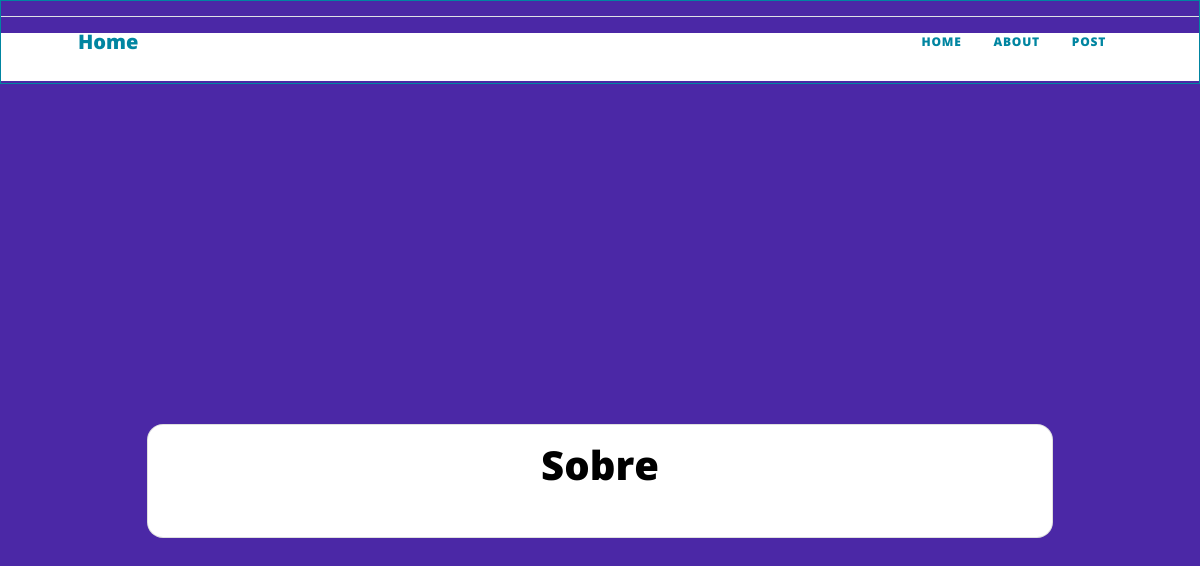
Page /about/ on the earlier database version.
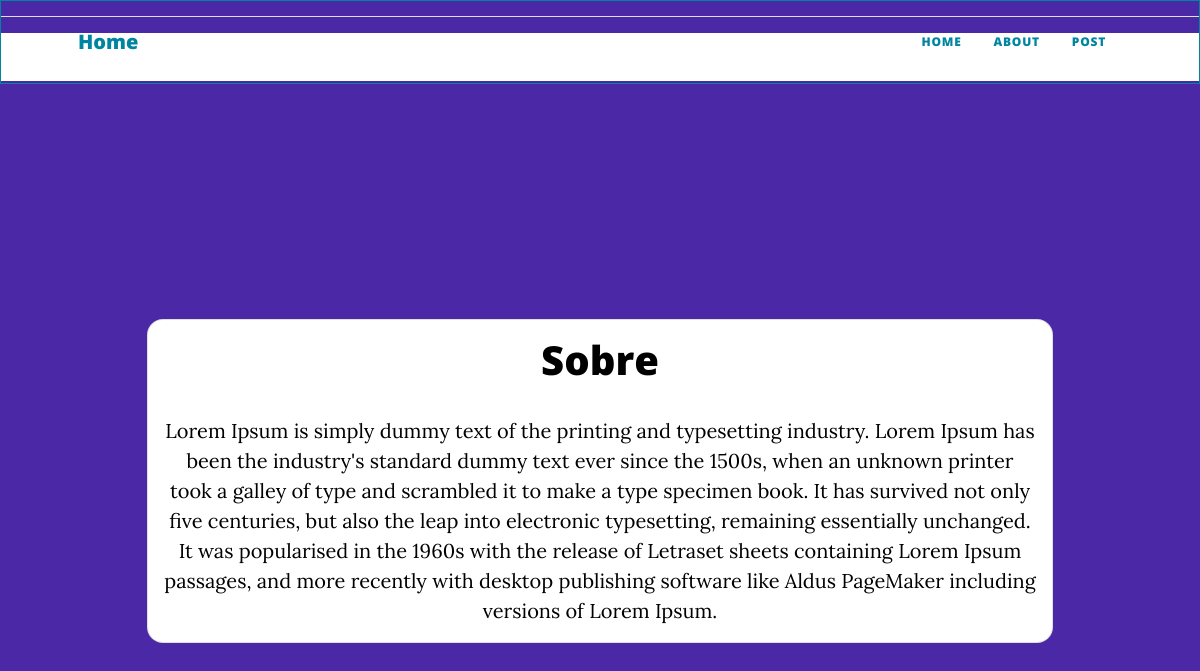
Same page on the later database version.
### core/models.py (models this page shows, shortened)
class Base(models.Model):
    criado = models.DateTimeField('Criado em', auto_now_add=True)
    modificado = models.DateTimeField('Modificado em', auto_now=True)
    ativo = models.BooleanField('Ativo?', default=True)
    class Meta:
        abstract = True

class Sobre(Base):
    sobre = models.TextField()

### core/views.py (the view)
# urls.py: path('about/', AboutView.as_view(), name='about'),
class AboutView(ListView):
	template_name = 'about.html'
	model = Sobre
	queryset = Sobre.objects.all()
	context_object_name = 'sobre'

### core/templates/about.html (shortened to what this page needs)
{% extends 'base.html' %}
{% load static %}
{% block content %}
<div>
   <div class="row">
      <div class="container" style="background-color: #4b28a6;">
         <nav class="navbar navbar-expand-lg navbar-light border border-primary" id="mainNav">
            <div class="container px-4 px-lg-5">
               <a class="navbar-brand text-primary" href="{% url 'index' %}">Home</a>
               <div class="collapse navbar-collapse" id="navbarResponsive">
                  <ul class="navbar-nav ms-auto py-4 py-lg-0">
                     <li class="nav-item"><a class="nav-link px-lg-3 py-3 py-lg-4 text-primary" href="{% url 'index'%}">Home</a></li>
                     <li class="nav-item"><a class="nav-link px-lg-3 py-3 py-lg-4 text-primary" href="{% url 'about' %}">About</a></li>
                     <li class="nav-item"><a class="nav-link px-lg-3 py-3 py-lg-4 text-primary" href="{% url 'posts' %}">Post</a></li>
                  </ul>
               </div>
            </div>
         </nav>
         <hr>
      </div>
   </div>
   <div class="row">
      <div class="container mt-5 mx-auto">
         <section class="vh-100" style="background-color: #4b28a6;">
            <div class="container  h-100">
               <div class="row d-flex justify-content-center align-items-center h-100">
                  <div class="col col-xl-10">
                     <div class="card" style="border-radius: 1rem;">
                        <div class="row g-0">
                           <div class="col d-flex align-items-center">
                              <div class="card-body text-black">
                                <h1 class="card-title text-center">Sobre</h1>
                                <p class="card-text text-center">
                                  {% for s in sobre %}
                                    {{s.sobre}}
                                 {%endfor%}
                                </p>
                              </div>
                           </div>
                        </div>
                     </div>
                  </div>
               </div>
            </div>
         </section>
      </div>
   </div>
</div>
{% endblock %}

Differences in the rows shown:
added Sobre: sobre "Lorem Ipsum is simply dummy text of the printing and typesetting industry. Lorem Ipsum has been the industry's standard dummy text ever since the 1500s, when an unknown printer took a galley of type and scrambled it to make a type specimen book. It has survived not only five centuries, but also the leap into electronic typesetting, remaining essentially unchanged. It was popularised in the 1960s with the release of Letraset sheets containing Lorem Ipsum passages, and more recently with desktop publishing software like Aldus PageMaker including versions of Lorem Ipsum."
